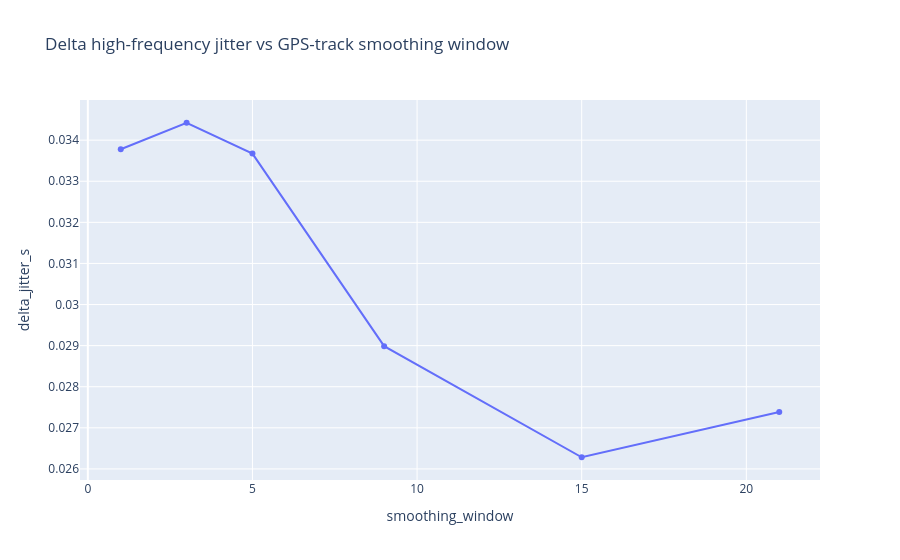

The notebook cell saved with this chart:
### Markdown cell above
## 5. Smoothing the track / filtering speed removes the jitter (not the signal)

Smoothing the GPS track before measuring distance lowers the high-frequency delta jitter; a rolling
median tames the speed glitches. The between-lap spread (the real part) is unchanged.

### Code cell
rows = []
for win in [1, 3, 5, 9, 15, 21]:
    _, Mw = delta_matrix(win=win)
    jit = np.mean([np.std(np.diff(Mw[k], 2)) for k in range(len(Mw))])
    rows.append(dict(smoothing_window=win, delta_jitter_s=jit))
px.line(pd.DataFrame(rows), x="smoothing_window", y="delta_jitter_s", markers=True,
        title="Delta high-frequency jitter vs GPS-track smoothing window")

### Figure 1 — Plotly figure (JSON) as saved in the notebook; plotly's stock layout.template omitted (floating-point values rounded to 4 significant figures)
{"data": [{"hovertemplate": "smoothing_window=%{x}<br>delta_jitter_s=%{y}<extra></extra>", "legendgroup": "", "line": {"color": "#636efa", "dash": "solid"}, "marker": {"symbol": "circle"}, "mode": "lines+markers", "name": "", "orientation": "v", "showlegend": false, "type": "scatter", "x": [1, 3, 5, 9, 15, 21], "xaxis": "x", "y": [0.03378, 0.03442, 0.03367, 0.02899, 0.02628, 0.02739], "yaxis": "y"}], "layout": {"legend": {"tracegroupgap": 0}, "title": {"text": "Delta high-frequency jitter vs GPS-track smoothing window"}, "xaxis": {"anchor": "y", "domain": [0.0, 1.0], "title": {"text": "smoothing_window"}}, "yaxis": {"anchor": "x", "domain": [0.0, 1.0], "title": {"text": "delta_jitter_s"}}}}
